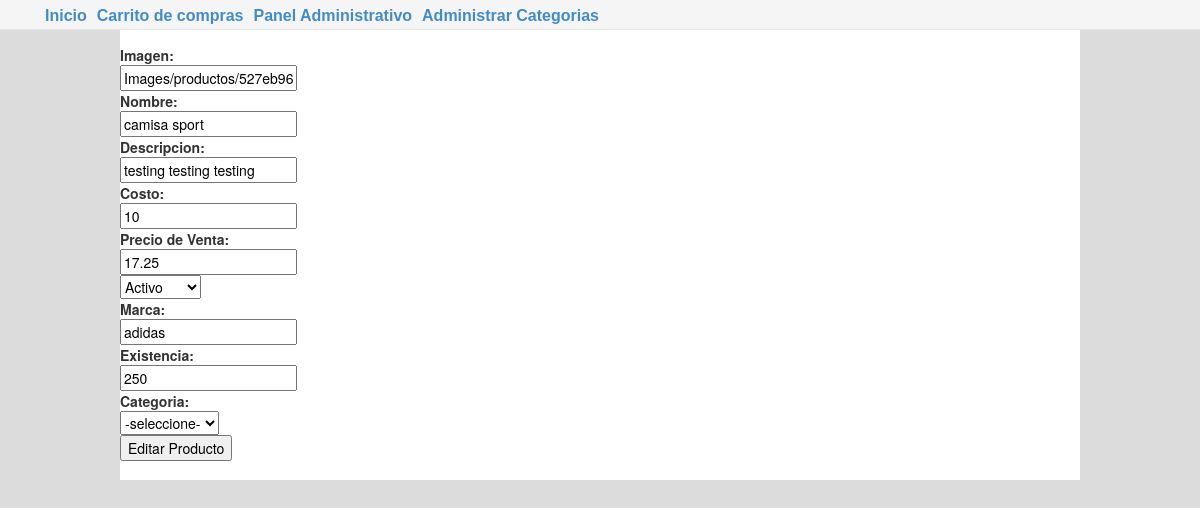
Before: /admin/editarProducto.php?id=13 with the older database file.
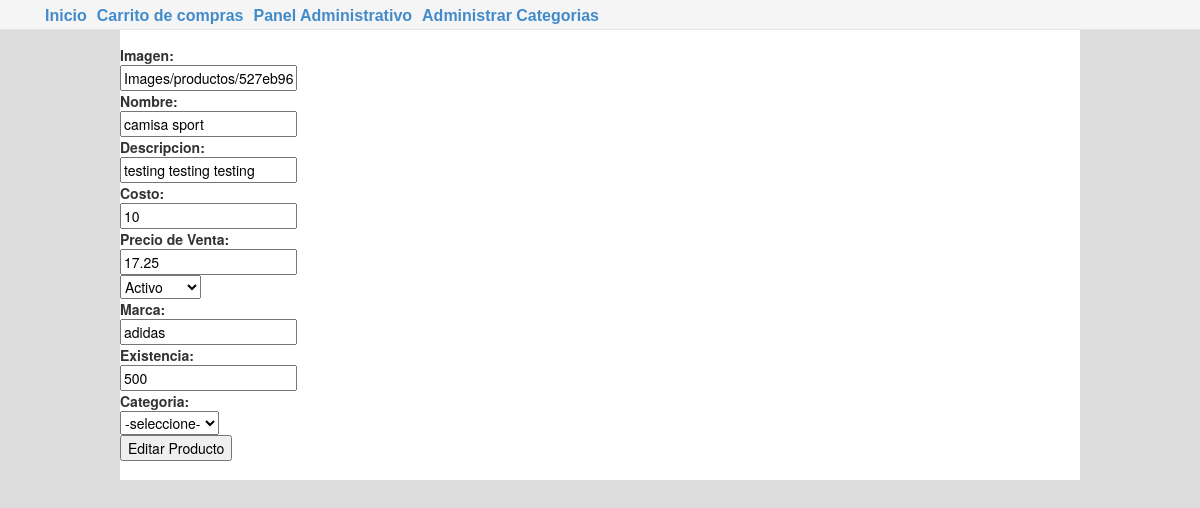
After: the same page with the newer database file.
### tables this page shows
CREATE TABLE `producto` (
  `id_p` int(11) NOT NULL AUTO_INCREMENT,
  `imagen_p` varchar(250) DEFAULT NULL,
  `nombre_p` varchar(40) DEFAULT NULL,
  `descripcion_p` varchar(250) DEFAULT NULL,
  `categoria_p` varchar(40) DEFAULT NULL,
  `precio_p` float DEFAULT '0',
  `activo_p` varchar(2) DEFAULT 'N',
  `existencia_p` int(11) DEFAULT NULL,
  `fecha_p` date DEFAULT NULL,
  `marca_p` varchar(120) DEFAULT NULL,
  `costo_p` float DEFAULT '0',
  `tamanio_p` varchar(25) DEFAULT NULL,
  `color_p` varchar(25) DEFAULT NULL,
  PRIMARY KEY (`id_p`),
  UNIQUE KEY `id_p_UNIQUE` (`id_p`)
);

### admin/editarProducto.php (the view, shortened to what this page needs)
<!DOCTYPE html>
<html>
    <head>
        <link href="../assets/css/bootstrap.css" rel="stylesheet" type="text/css" />
        <link href="../assets/css/main.css" rel="stylesheet" type="text/css" />
    </head>
    <body>
        <?php include_once '../Includes/header.php'; ?>
        <div class="contenedor">
            <?
            if (isset($_GET['id'])) {
                $id_p = (int) $_GET['id'];
                $row = mysql_fetch_array(mysql_query("SELECT * FROM `producto` WHERE `id_p` = '$id_p' "));
                ?>
                <form action='' method='POST'>
                    <div><b>Imagen:</b><br /><input type='text' name='imagen_p' value='<?= stripslashes($row['imagen_p']) ?>' required/></div>
                    <div><b>Nombre:</b><br /><input type='text' name='nombre_p' value='<?= stripslashes($row['nombre_p']) ?>' required/></div>
                    <div><b>Descripcion:</b><br /><input type='text' name='descripcion_p' value='<?= stripslashes($row['descripcion_p']) ?>' required/></div>
                    <div><b>Costo:</b><br /><input type='text' name='costo_p' value='<?= stripslashes($row['costo_p']) ?>' required/></div>
                    <div><b>Precio de Venta:</b><br /><input type='text' name='precio_p' value='<?= stripslashes($row['precio_p']) ?>' required/></div>
                    <div><select name="activo_p">
                            <option value="S">Activo</option>
                        </select></div>
                    <div><b>Marca:</b><br /><input type='text' name='marca_p' value='<?= stripslashes($row['marca_p']) ?>' required/></div>
                    <div><b>Existencia:</b><br /><input type='text' name='existencia_p' value='<?= stripslashes($row['existencia_p']) ?>' required/></div>
                    <div><b>Categoria:</b><br><select name="categoria_p" required><option>-seleccione-</option><?php include_once '../clases/listas/categorias.php'; ?></select></div>
                    <div><input type='submit' value='Editar Producto' /><input type='hidden' value='1' name='submitted' /></div>
                </form>
            <? }
            ?>
        </div>
    </body>
</html>

Changed rows visible on the page:
changed producto "Images/productos/527eb966d64ba102506.jpg": existencia_p "250" → "500"
